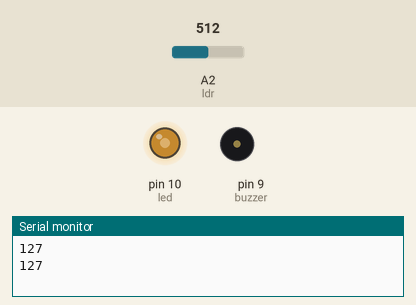
Simulated run of this sketch. Board: Arduino Uno, built with avr-gcc and run on an emulated ATmega328P. Shown: output pins drawn as LEDs (lit = HIGH), buzzer (waves = sounding), the last lines printed to the serial monitor. The inputs (shaded band) are chosen by the test bench; at power-on: A2 (ldr) = 512.

Above: at 1.8 s.
1.9 s: A2 (ldr) set to 716
At 3.1 s:
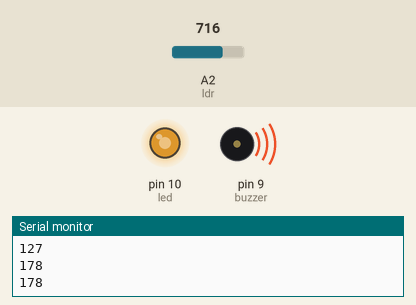
3.5 s: A2 (ldr) set to 900
At 4.7 s:
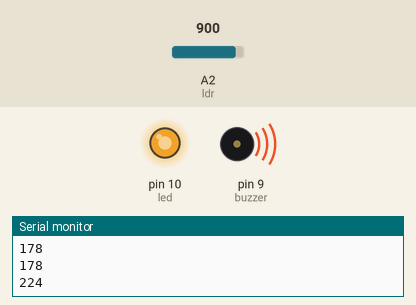
5.5 s: A2 (ldr) set to 140
At 7.2 s:
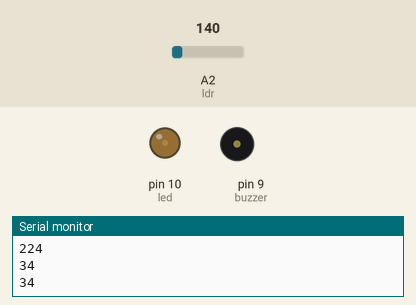
7.5 s: A2 (ldr) set to 0
At 8.9 s:
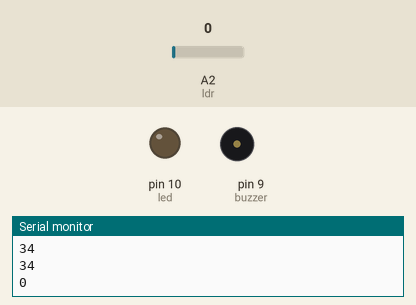
9.5 s: A2 (ldr) set to 511
At 10.5 s:
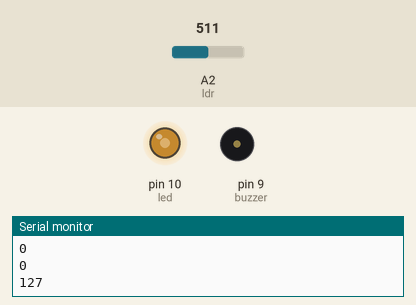
Timing chart, 0 to 12.5 s (numbered marks = the images above; inputs shaded):
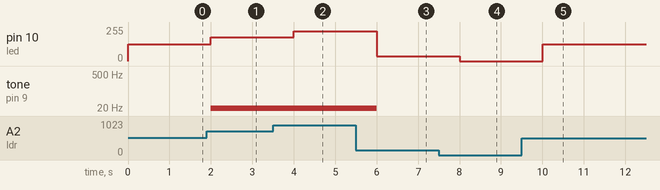

Measured:
- after the input at 1.9 s, pin 10 (led): 127/255 → 178/255 after 0.10 s; tone on pin 9 (buzzer): silent → 20 Hz after 0.10 s
- after the input at 3.5 s, pin 10 (led): 178/255 → 224/255 after 0.50 s
- after the input at 5.5 s, pin 10 (led): 224/255 → 34/255 after 0.50 s; tone on pin 9 (buzzer): 20 Hz → silent after 0.50 s
- after the input at 7.5 s, pin 10 (led): 34/255 → 0/255 after 0.50 s
- after the input at 9.5 s, pin 10 (led): 0/255 → 127/255 after 0.50 s

The sketch:

atividade_3_emelyn1.ino
```cpp
#define led 10
#define buzzer 9
#define ldr A2

int entrada;
byte saida;

void setup()
{
  Serial.begin(9600);//inicializando comunicação serial

  pinMode(led, OUTPUT);
}

void loop()
{
  entrada = analogRead(ldr);

  saida = map(entrada,0,1023,0,255);

  Serial.println(saida);


  if(saida>150){
    analogWrite(led, saida);
    tone(buzzer,20);
    delay(1000);


  }else{
    analogWrite(led, saida);
    noTone(buzzer);
    delay(1000);
  }
}
```
